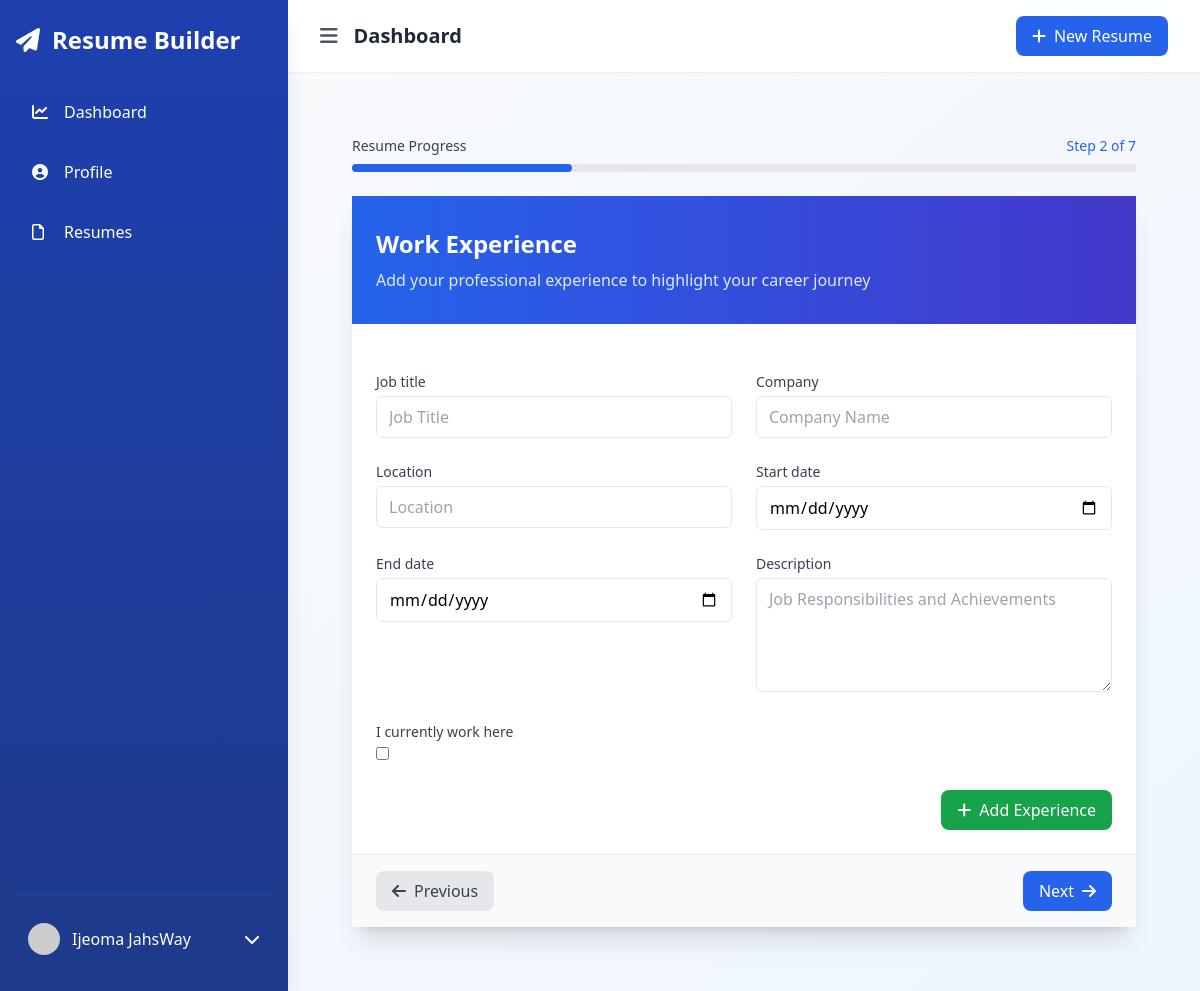
Before: /resumes/novas-resume-962922d6/work-experience/ (signed in) with the older database file.
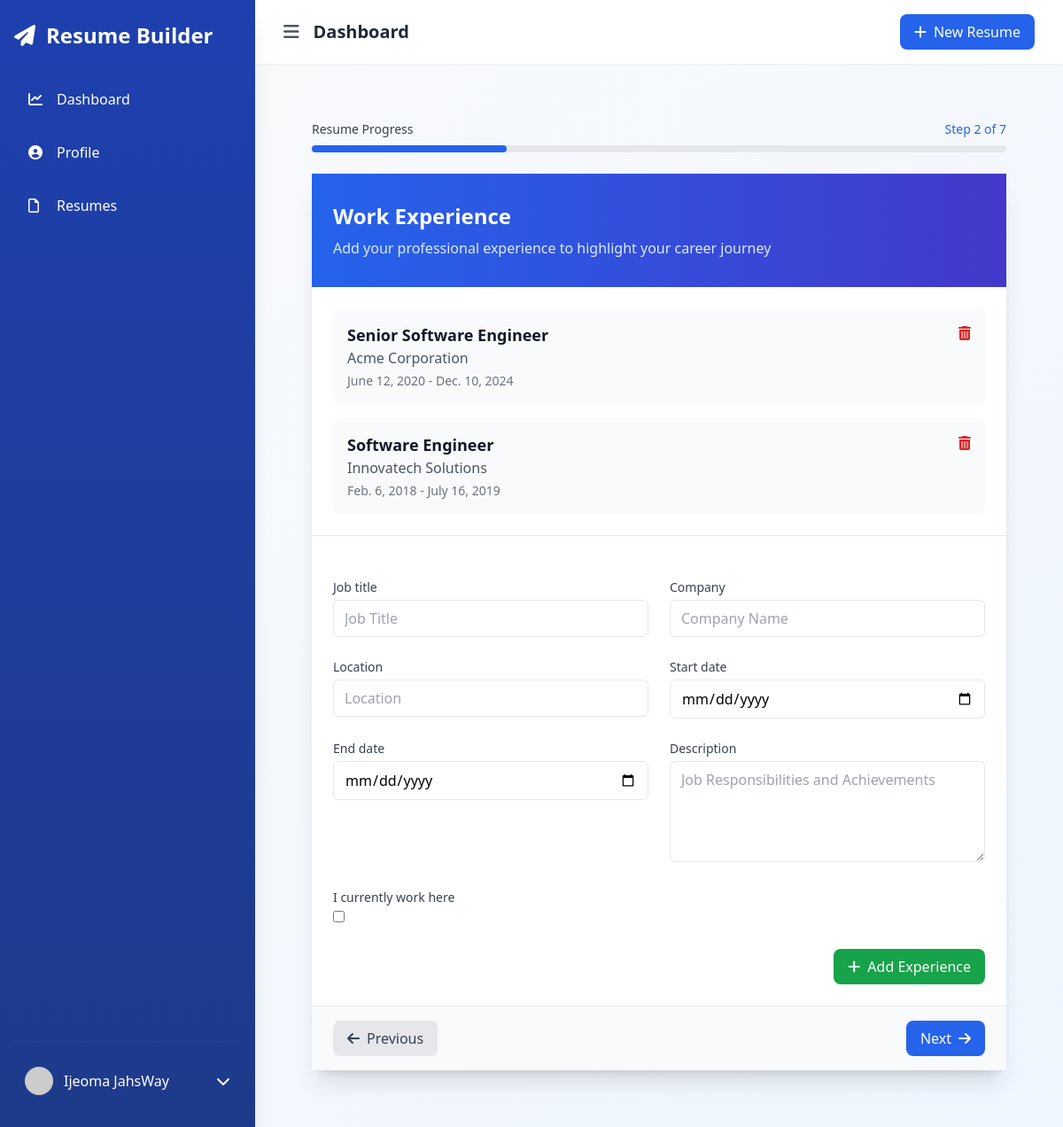
After: the same page with the newer database file.
### resumes/models.py (models this page shows)
class WorkExperience(models.Model):
    resume = models.ForeignKey(Resume, on_delete=models.CASCADE)
    job_title = models.CharField(max_length=100)
    company = models.CharField(max_length=100)
    location = models.CharField(max_length=100)
    start_date = models.DateField()
    end_date = models.DateField(null=True, blank=True)
    description = models.TextField()

### resumes/views.py (the view)
# urls.py: path('<slug:resume_slug>/work-experience/', views.work_experience, name='resume_work_experience'),
@login_required
def work_experience(request, resume_slug):
    resume = get_object_or_404(Resume, slug=resume_slug, user=request.user)
    work_experiences = resume.workexperience_set.all()
    if request.method == 'POST':
        form = WorkExperienceForm(request.POST)
        if form.is_valid():
            work_exp = form.save(commit=False)
            work_exp.resume = resume
            work_exp.save()
            messages.success(request, 'Work experience added successfully.')
            return redirect('resume_work_experience', resume_slug=resume.slug)
    else:
        form = WorkExperienceForm()
    return render(request, 'resumes/work_experience.html', {
        'form': form,
        'work_experiences': work_experiences,
        'resume': resume,
        'section': 'work_experience'
    })

### core/context_processors.py (called while the page is built)
def site_settings(request):
    try:
        settings = SiteSettings.objects.first()
        templates = ResumeTemplate.objects.filter(is_active=True).order_by('?')
        return {
            'site_settings': settings,
            'featured_templates': templates
        }
    except:
        return {
            'site_settings': None,
            'featured_templates': []
        }

### resumes/templates/resumes/work_experience.html (shortened to what this page needs)
{% extends "accounts/dashboard_base.html" %}
{% block content %}
<div class="max-w-4xl mx-auto px-4 sm:px-6 lg:px-8 py-8">
    <div class="mb-6">
        <div class="flex justify-between items-center mb-2">
            <span class="text-sm font-medium text-gray-700">Resume Progress</span>
            <span class="text-sm font-medium text-blue-600">Step 2 of 7</span>
        </div>
        <div class="h-2 bg-gray-200 rounded-full">
            <div class="h-2 bg-blue-600 rounded-full" style="width: 28%"></div>
        </div>
    </div>
    <div class="bg-white rounded-2xl shadow-xl">
        <div class="bg-gradient-to-r from-blue-600 to-indigo-700 px-6 py-8">
            <h2 class="text-2xl font-bold text-white">Work Experience</h2>
            <p class="mt-2 text-blue-100">Add your professional experience to highlight your career journey</p>
        </div>
        {% if work_experiences %}
            <div class="p-6 border-b border-gray-200">
                <div class="space-y-4">
                    {% for exp in work_experiences %}
                        <div class="bg-gray-50 rounded-lg p-4 hover:bg-gray-100 transition-colors">
                            <div class="flex justify-between items-start">
                                <div>
                                    <h4 class="text-lg font-semibold text-gray-900">{{ exp.job_title }}</h4>
                                    <p class="text-gray-600">{{ exp.company }}</p>
                                    <p class="text-sm text-gray-500 mt-1">
                                        {{ exp.start_date }} - {% if exp.end_date %}{{ exp.end_date }}{% else %}Present{% endif %}
                                    </p>
                                </div>
                                <form method="post" action="{% url 'delete_work_experience' resume.slug exp.id %}" class="ml-4">
                                    <button type="submit" class="text-red-600 hover:text-red-800 transition-colors">
                                        <i class="fas fa-trash-alt"></i>
                                    </button>
                                </form>
                            </div>
                        </div>
                    {% endfor %}
                </div>
            </div>
        {% endif %}
        <div class="p-6">
            <form method="post" class="space-y-6">
                <div class="grid grid-cols-1 md:grid-cols-2 gap-6">
                    {% for field in form %}
                        <div class="space-y-1">
                            <label for="{{ field.id_for_label }}" class="block text-sm font-medium text-gray-700">
                                {{ field.label }}
                            </label>
                            {{ field }}
                        </div>
                    {% endfor %}
                </div>
                <div class="flex justify-end space-x-4">
                    <button type="submit" class="inline-flex items-center px-4 py-2 bg-green-600 text-white rounded-lg hover:bg-green-700 transition-colors">
                        <i class="fas fa-plus mr-2"></i>Add Experience
                    </button>
                </div>
            </form>
        </div>
        <div class="px-6 py-4 bg-gray-50 border-t border-gray-200 flex justify-between">
            <a href="{% url 'resume_personal_info' resume.slug %}" class="inline-flex items-center px-4 py-2 bg-gray-200 text-gray-700 rounded-lg hover:bg-gray-300 transition-colors">
                <i class="fas fa-arrow-left mr-2"></i>Previous
            </a>
            <a href="{% url 'resume_education' resume.slug %}" class="inline-flex items-center px-4 py-2 bg-blue-600 text-white rounded-lg hover:bg-blue-700 transition-colors">
                Next<i class="fas fa-arrow-right ml-2"></i>
            </a>
        </div>
    </div>
</div>
{% endblock %}

Changed rows visible on the page:
added WorkExperience: job_title "Senior Software Engineer", company "Acme Corporation", start_date "June 12, 2020", end_date "Dec. 10, 2024"
added WorkExperience: job_title "Software Engineer", company "Innovatech Solutions", start_date "Feb. 6, 2018", end_date "July 16, 2019"
